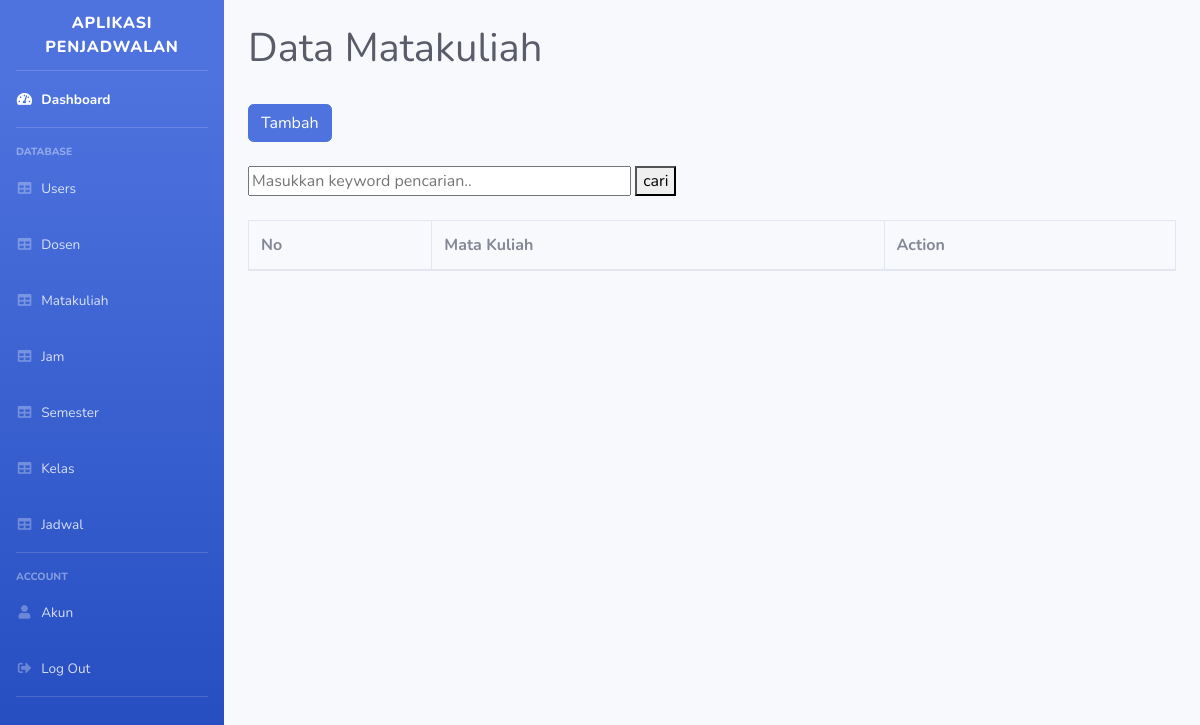
Before: /matakuliah.php (signed in) with the older database file.
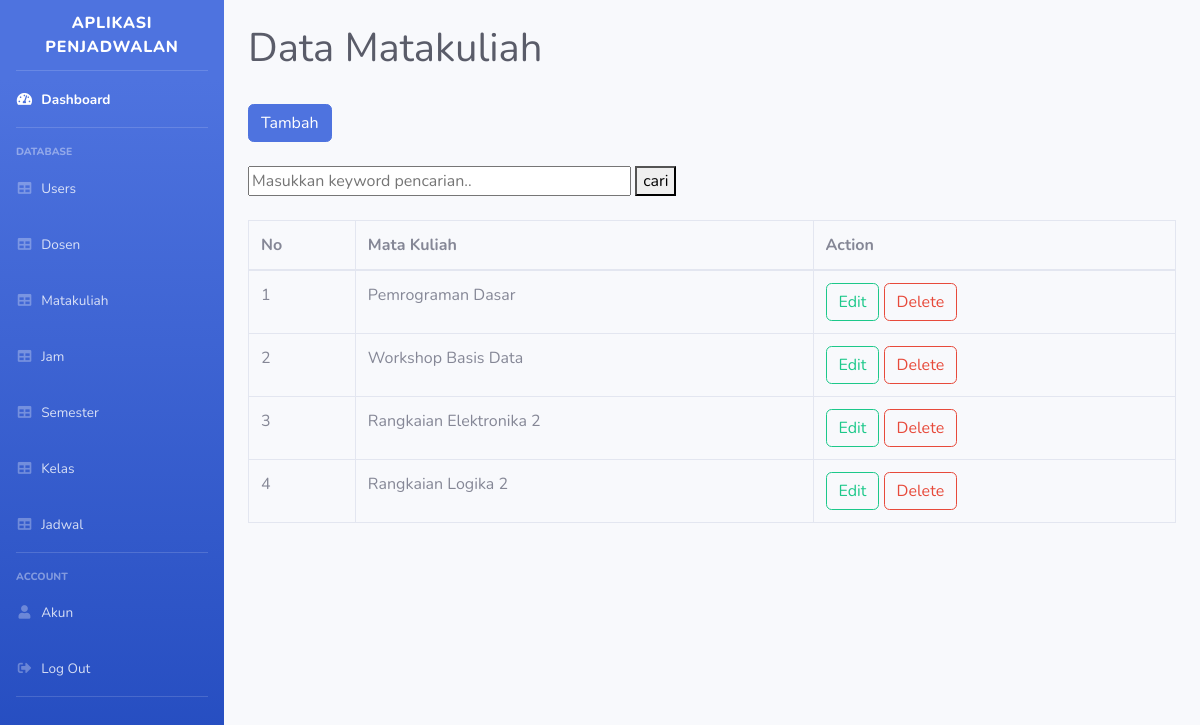
After: the same page with the newer database file.
### tables this page shows
CREATE TABLE `matakuliah` (
  `id_matakuliah` int(11) NOT NULL,
  `nama_matakuliah` varchar(50) NOT NULL
);

### matakuliah.php (the view, shortened to what this page needs)
<?php
require 'function.php';
$result = mysqli_query($conn, "SELECT * FROM matakuliah");
?>
<!DOCTYPE html>
<html lang="en">
<head>
    <link href="vendor/fontawesome-free/css/all.min.css" rel="stylesheet" type="text/css">
    <link href="css/sb-admin-2.min.css" rel="stylesheet">
</head>
<body>
    <div id="wrapper">
        <?php include 'navigation.php'; ?>
        <div id="content-wrapper" class="d-flex flex-column">
            <div class="container-fluid">
                <div class="d-sm-flex align-items-center justify-content-between mb-4 mt-4">
                    <h1 class="text-gray-800">Data Matakuliah</h1>
                </div>
                <div class="mb-4">
                    <a class="btn btn-primary" role="button" href="add_matakuliah.php">Tambah</a>
                </div>
                <div class="mb-4">
                    <form action="" method="post">
                        <input type="text" name="keyword" size="40" placeholder="Masukkan keyword pencarian.." autocomplete="off">
                        <button type="submit" name="cari">cari</button>
                    </form>
                </div>
                <div class="table-responsive">
                    <table class="table table-bordered" cellspacing="0">
                        <thead>
                            <tr>
                                <th>No</th>
                                <th>Mata Kuliah</th>
                                <th>Action</th>
                            </tr>
                        </thead>
                        <tbody>
                            <?php $i = 1; ?>
                            <?php while ($data = mysqli_fetch_assoc($result)): ?>
                            <tr>
                                <td><?= $i++; ?></td>
                                <td><?= $data['nama_matakuliah']; ?></td>
                                <td>
                                    <a class="btn btn-outline-success" role="button" href="update_matakuliah.php?id_matakuliah=<?= $data['id_matakuliah']; ?>">Edit</a>
                                    <a class="btn btn-outline-danger" role="button" href="delete_matakuliah.php?id_matakuliah=<?= $data['id_matakuliah']; ?>"
                                        onclick="return confirm('Apakah anda yakin ingin menghapus data ini?')">Delete</a>
                                </td>
                            </tr>
                            <?php endwhile; ?>
                        </tbody>
                    </table>
                </div>
            </div>
        </div>
    </div>
</body>
</html>

Changed rows visible on the page:
added matakuliah: nama_matakuliah "Pemrograman Dasar"
added matakuliah: nama_matakuliah "Workshop Basis Data"
added matakuliah: nama_matakuliah "Rangkaian Elektronika 2"
added matakuliah: nama_matakuliah "Rangkaian Logika 2"
